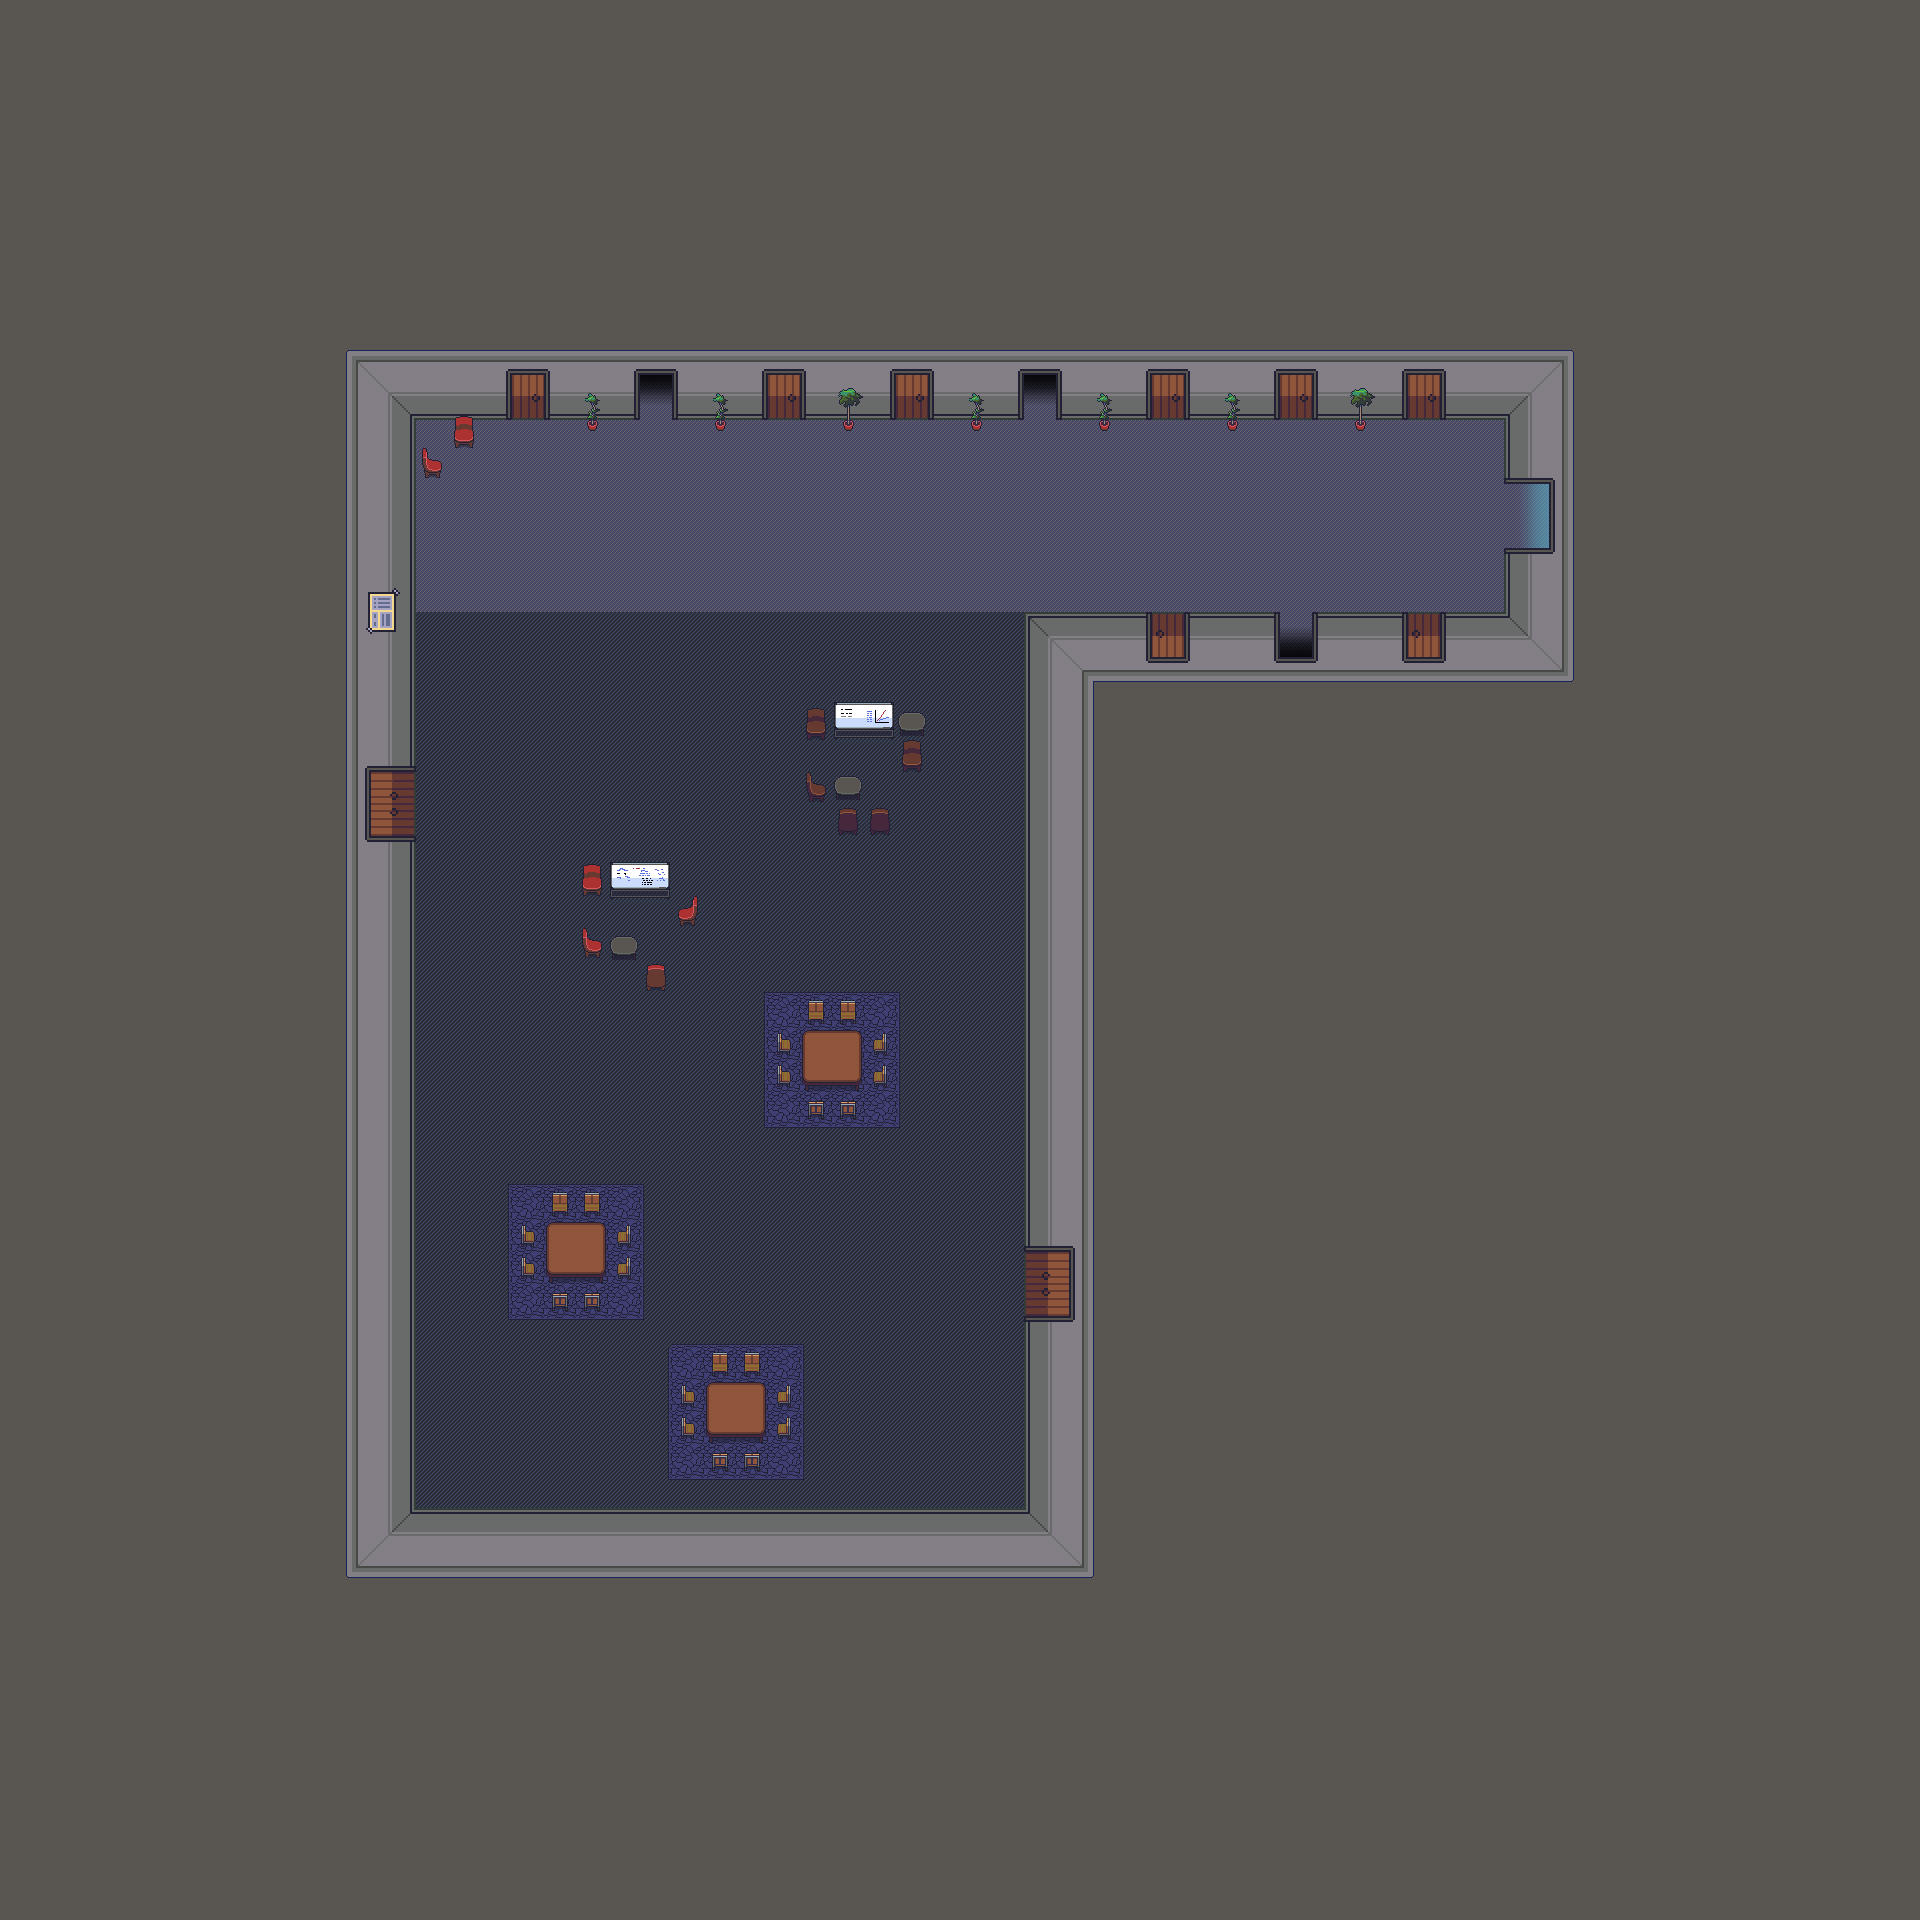

A 2D game scene composited from a Tiled map and its tileset images. What follows is a short description and the map's XML, with each tile layer's data collapsed to a summary:
An orthogonal 60x60 tile map with 32x32 px tiles, 9 tile layers (Background, Ground, Ground 2, Shadow, ...), 1 hidden layer not drawn.

<map version="1.2" tiledversion="1.3.5" orientation="orthogonal" renderorder="right-down" width="60" height="60" tilewidth="32" tileheight="32" infinite="0" nextlayerid="11" nextobjectid="1">
 <tileset firstgid="1" source="../../tilesets/Gather University 0.x.tsx" />
 <layer id="3" name="Background" width="60" height="60">
  <data>[3600 cells, 3600 non-empty, 1 distinct tile ids]</data>
 </layer>
 <layer id="2" name="Ground" width="60" height="60" offsetx="0" offsety="4">
  <data>[3600 cells, 1024 non-empty, 3 distinct tile ids]</data>
 </layer>
 <layer id="6" name="Ground 2" width="60" height="60" offsetx="0" offsety="4">
  <data>[3600 cells, 107 non-empty, 9 distinct tile ids]</data>
 </layer>
 <layer id="10" name="Info / Signage" width="60" height="60" visible="0" offsetx="0" offsety="4">
  <data>[3600 cells, 101 non-empty, 1 distinct tile ids]</data>
 </layer>
 <layer id="8" name="Shadow" width="60" height="60" offsetx="0" offsety="4">
  <data>[3600 cells, 14 non-empty, 8 distinct tile ids]</data>
 </layer>
 <layer id="1" name="Walls" width="60" height="60" offsetx="0" offsety="4">
  <data>[3600 cells, 444 non-empty, 44 distinct tile ids]</data>
 </layer>
 <layer id="9" name="Walls 2" width="60" height="60" offsetx="0" offsety="4">
  <data>[3600 cells, 4 non-empty, 4 distinct tile ids]</data>
 </layer>
 <layer id="4" name="L1" width="60" height="60" offsetx="0" offsety="4">
  <data>[3600 cells, 62 non-empty, 16 distinct tile ids]</data>
 </layer>
 <layer id="5" name="L2" width="60" height="60" offsetx="0" offsety="4">
  <data>[3600 cells, 8 non-empty, 8 distinct tile ids]</data>
 </layer>
 <layer id="7" name="L3 (upshifted)" width="60" height="60">
  <data>[3600 cells, 6 non-empty, 3 distinct tile ids]</data>
 </layer>
</map>
